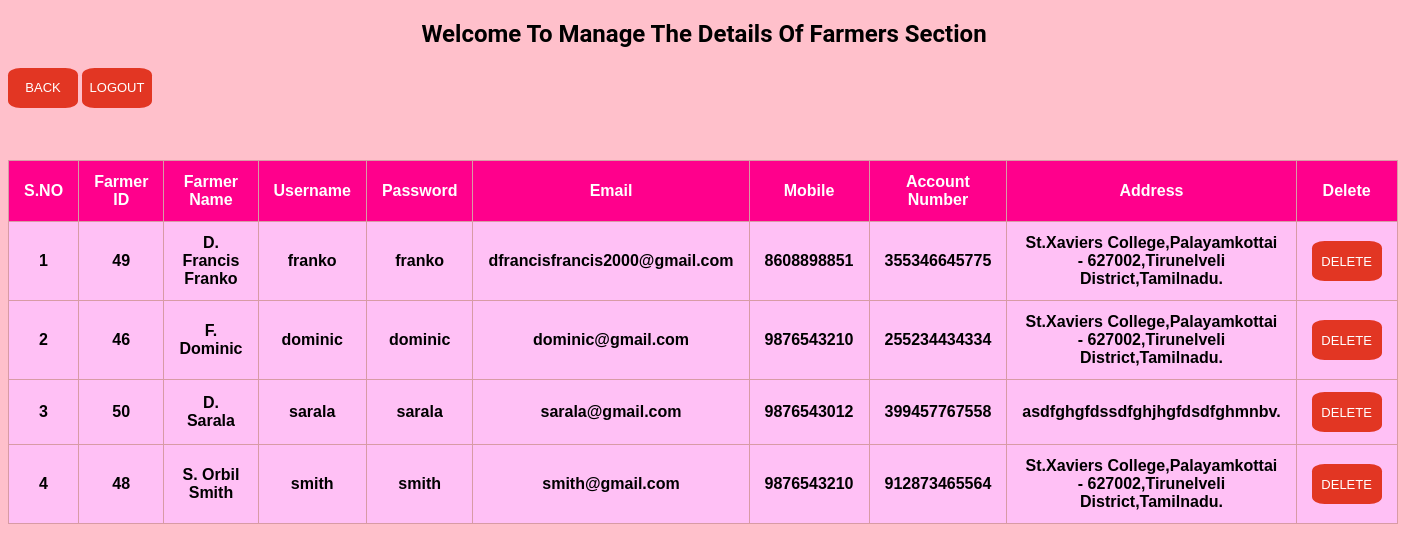
Before: /Admin/view.php with the older database file.
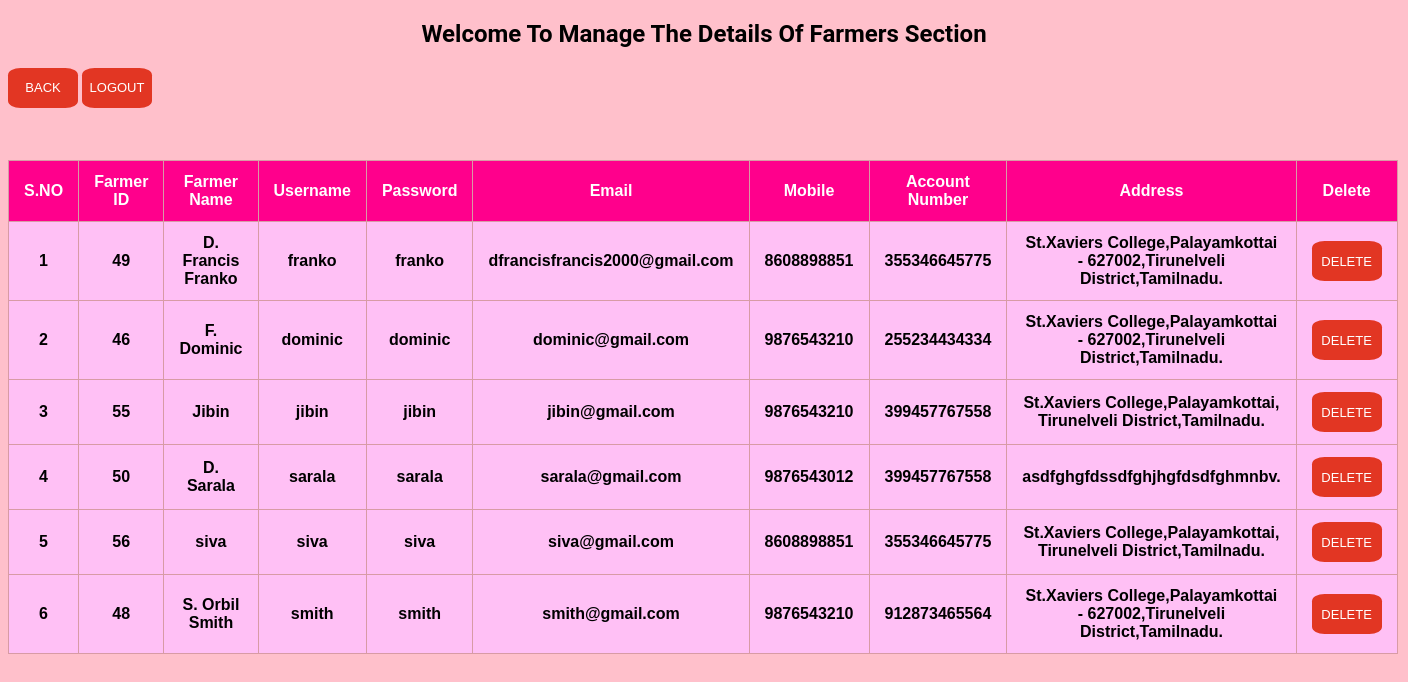
After: the same page with the newer database file.
### tables this page shows
CREATE TABLE `farmer` (
  `fid` int(255) NOT NULL,
  `fname` varchar(255) NOT NULL,
  `funame` varchar(255) NOT NULL,
  `fpassword` varchar(255) NOT NULL,
  `fpass` varchar(255) NOT NULL,
  `femail` varchar(255) NOT NULL,
  `fmobile` varchar(255) NOT NULL,
  `faccno` varchar(255) NOT NULL,
  `faddr` text NOT NULL
);

### Admin/view.php (the view, shortened to what this page needs)
<!DOCTYPE html>
<html>
<head>
</head>
<body>
<h2> Welcome To Manage The Details Of Farmers Section</h2>
<a href="panel.php"><button class="btn2">Back</button></a>
<a href="logout.php"><button class="btn2">Logout</button></a>
<div class="form">
<table>
<thead>
<tr>
<th><strong>S.NO</strong></th>
<th><strong>Farmer ID</strong></th>
<th><strong>Farmer Name</strong></th>
<th><strong>Username</strong></th>
<th><strong>Password</strong></th>
<th><strong>Email</strong></th>
<th><strong>Mobile</strong></th>
<th><strong>Account Number</strong></th>
<th><strong>Address</strong></th>
<th><strong>Delete</strong></th>
</tr>
</thead>
<tbody>
<?php
$con = mysqli_connect('localhost','root','');
mysqli_select_db($con, 'agroculture');
$count=1;
$sel_query="Select * from farmer ";
$result= mysqli_query($con, $sel_query);
while($row=mysqli_fetch_assoc($result)){ ?>
<tr>
<td data-label="S.NO" align="center"><?php echo $count; ?> </td>
<td data-label="Farmer ID" align="center"><?php echo $row["fid"]; ?> </td>
<td data-label="Farmer Name" align="center"><?php echo $row["fname"]; ?> </td>
<td data-label="Username" align="center"><?php echo $row["funame"]; ?> </td>
<td data-label="Password" align="center"><?php echo $row["fpass"]; ?> </td>
<td data-label="Email" align="center"><?php echo $row["femail"]; ?> </td>
<td data-label="Mobile" align="center"><?php echo $row["fmobile"]; ?> </td>
<td data-label="Account Number" align="center"><?php echo $row["faccno"]; ?> </td>
<td data-label="Address" align="center"><?php echo $row["faddr"]; ?> </td>
<td data-label="Delete" align="center"><a href="fdelete.php?fid=<?php echo $row['fid']; ?> "><button class="btn2">Delete</button></a></td>
</tr>
<?php $count++; } ?>
</tbody>
</table>
</div>
</body>
</html>

Changed rows visible on the page:
added farmer: fid "55", fname "Jibin", funame "jibin", fpass "jibin", femail "jibin@gmail.com", fmobile "9876543210", faccno "399457767558", faddr "St.Xaviers College,Palayamkottai, Tirunelveli District,Tamilnadu."
added farmer: fid "56", fname "siva", funame "siva", fpass "siva", femail "siva@gmail.com", fmobile "8608898851", faccno "355346645775", faddr "St.Xaviers College,Palayamkottai, Tirunelveli District,Tamilnadu."
